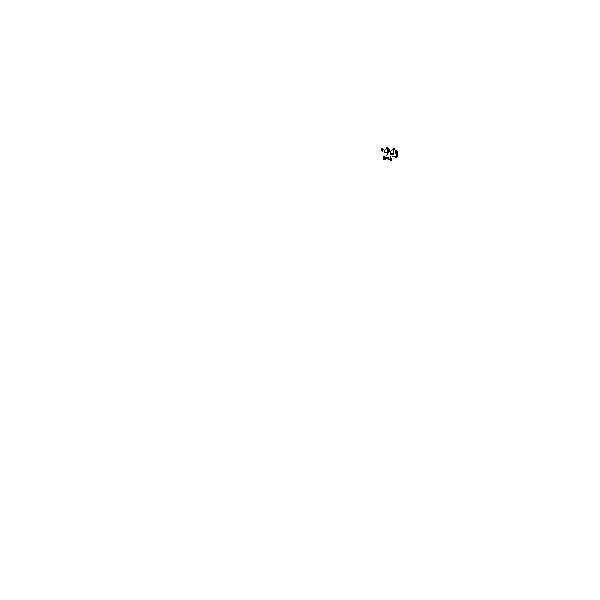
Frame 1 (no input)
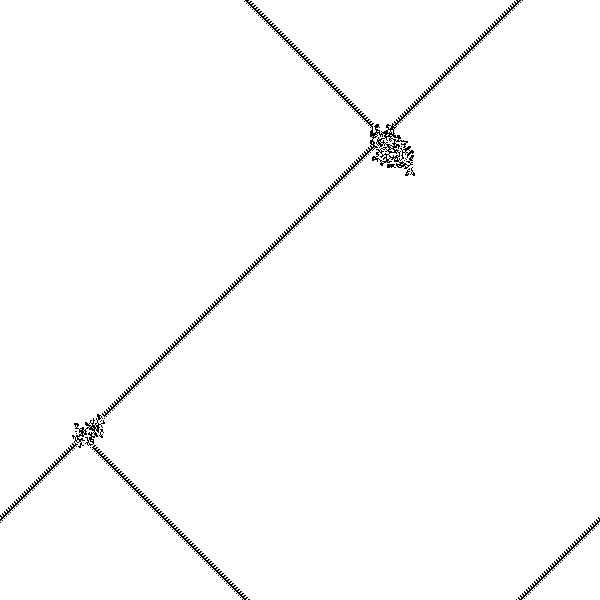
Frame 60 (the mouse pressed at the canvas centre just before this capture)
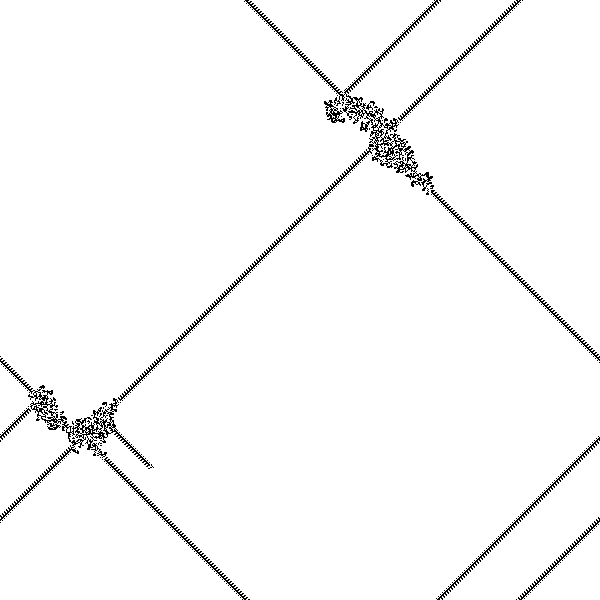
Frame 120 (the mouse held since frame 60 and released just before this capture)

The Processing sketch that drew these frames (run headless with seeded random() and noise(); from frame 60 on, the mouse is pressed at the canvas centre):

// Processing sketch: LangtonsAnt
// ── LangtonsAnt.pde
int[][] board;
int x;
int y;
PImage ant;

int dUP = 0;
int dLEFT = -1;
int dRIGHT = 1;
int dDOWN = 2;
int dir = dUP;

void setup() {
  size(600, 600);
  x = int(random(width));
  y = int(random(height));
  board = new int[width][height];
  ant = createImage(width, height, RGB);
  ant.loadPixels();
  for (int i = 0; i < ant.pixels.length; i++) {
    ant.pixels[i] = color(255);
  }
  ant.updatePixels();
}

void moveForward() {
  if (dir == dUP) { y -= 1; }
  else if (dir == dRIGHT) { x += 1; }
  else if (dir == dLEFT) {x -= 1; }
  else { y += 1; }
  if (x > width - 1) { x = 0; }
  else if (x < 0) { x = width - 1; }
  if (y < 0) { y = height - 1; }
  else if (y > height - 1) { y = 0; }
}

void turnLeft() {
  if (dir == dLEFT) { dir = dDOWN; }
  else { dir -= 1; }
}

void turnRight() {
  if (dir == dDOWN) { dir = dLEFT; }
  else { dir += 1; }
}

void draw() {
  background(255);
  ant.loadPixels();
  color col;
  for (int i = 0; i < 1000; i++) {
    if (board[x][y] == 0){
      col = color(255);
      turnRight();
      board[x][y] = 1;
      moveForward();
    } else {
      col = color(0);
      turnLeft();
      board[x][y] = 0;
      moveForward();
    }
    int loc = x + y * ant.width;
    ant.pixels[loc] = col;
  }
  ant.updatePixels();
  image(ant,0,0);
}
